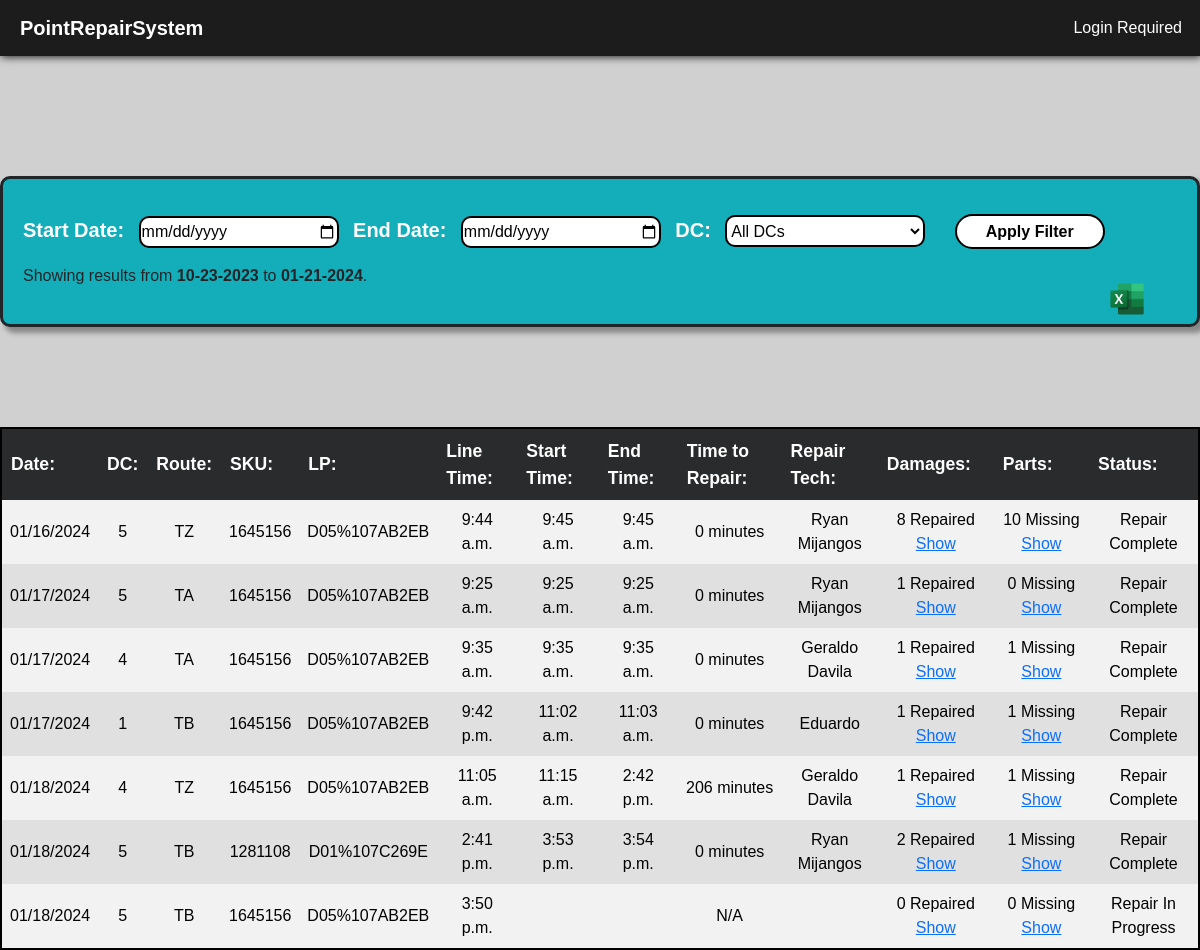
/pointqueapp/data, run on the app's committed database.
### pointqueapp/models.py (models this page shows, shortened)
class PointPiece(models.Model):
    associate = models.ForeignKey(Associate, on_delete=models.CASCADE, null=True, blank=True)
    sku = models.PositiveSmallIntegerField(blank=True)
    lp = models.CharField(max_length=25 ,blank=True)
    route = models.CharField(max_length=3, blank=True)
    dc = models.ForeignKey(DC, on_delete=models.CASCADE, null=True, blank=True)
    STOCK_TYPE_CHOICES = [
        ('New', 'N'),
        ('Repaired in Shop', 'D'),
        ('Merchandise Returns', 'R'),
        ('Clearance Item', 'C'),
    ]
    stock_type = models.CharField(max_length=20, choices=STOCK_TYPE_CHOICES)
    STATUS_CHOICES = [
        ('Repair In Progress', 'Repair In Progress'),
        ('Repair Complete', 'Repair Complete'),
    ]
    line_time = models.DateTimeField(null=True, blank=True)
    start_time = models.DateTimeField(null=True, blank=True)
    repair = models.ManyToManyField(RepairType)
    part = models.ManyToManyField(PartType)
    end_time = models.DateTimeField(null=True, blank=True)
    status = models.CharField(max_length=25, choices=STATUS_CHOICES, default='Repair In Progress')
    def time_to_repair(self):
        if self.start_time and self.end_time:
            duration = self.end_time - self.start_time
            total_minutes = duration.total_seconds() / 60  # Convert duration to minutes
            return f"{int(total_minutes)} minutes"
        else:
            return "N/A"

class DC(models.Model):
    dc = models.IntegerField(unique=True)
    def __str__(self):
        return f"{self.dc}"

class Associate(models.Model):
    associate = models.CharField(max_length=30, unique=True)
    dc = models.ForeignKey(DC, on_delete=models.CASCADE)

### pointqueapp/views.py (the view, shortened to what this page needs)
# urls.py: path('data', views.data, name='data'),
def data(request):
    dcs = DC.objects.all()
    start_date_param = request.GET.get('start_date')
    end_date_param = request.GET.get('end_date')
    sort_by = request.GET.get('sort_by', 'line_time')
    dc_param = request.GET.get('dc')
    ninety_days_ago = datetime.now() - timedelta(days=90)
    start_date_default = ninety_days_ago.replace(hour=0, minute=0, second=0)
    end_date_default = datetime.now().replace(hour=23, minute=59, second=59)
    try:
        start_date = datetime.strptime(start_date_param, "%Y-%m-%d") if start_date_param else start_date_default
        end_date = datetime.strptime(end_date_param, "%Y-%m-%d").replace(hour=23, minute=59, second=59) if end_date_param else end_date_default
    except ValueError:
        messages.error(request, "Incorrect date format. Please use YYYY-MM-DD.")
        start_date, end_date = start_date_default, end_date_default  # Fallback to defaults
    repairs_qs = PointPiece.objects.filter(line_time__range=(start_date, end_date))
    if dc_param and dc_param.isdigit():
        repairs_qs = PointPiece.objects.filter(dc=dc_param).order_by(sort_by)
    formatted_start_date = start_date.strftime("%m-%d-%Y")
    formatted_end_date = end_date.strftime("%m-%d-%Y")
    repairs_qs = repairs_qs.order_by(sort_by).prefetch_related('repair', 'part', 'associate', 'dc')
    context = {
        'repairs': repairs_qs,
        'start_date': start_date.strftime("%Y-%m-%d"),
        'end_date': end_date.strftime("%Y-%m-%d"),
        'formatted_start_date': formatted_start_date,
        'formatted_end_date': formatted_end_date,
        'dcs': dcs,
    }
    return render(request, 'pointqueapp/data.html', context)

### pointqueapp/templates/pointqueapp/data.html (shortened to what this page needs)
{% extends 'pointqueapp/base.html' %}
{% load static %}
{% block additional_css %}
<link rel="stylesheet" href="{% static 'pointqueapp/css/data.css' %}">
{% endblock %}
{% block content %}
<div class="mainbody">
<div class="data">
    <div class="filter-container">
        <div>
            <label for="start_date">Start Date:</label>
            <input type="date" id="start_date" name="start_date">
            <label for="end_date">End Date:</label>
            <input type="date" id="end_date" name="end_date">
            <label for="dc_select">DC:</label>
            <select id="dc_select" name="dc_select">
                <option value="">All DCs</option>
            </select>
            <button id="filter-button" onclick="applyFilters()">Apply Filter </button>
            <div id="export-button" onclick="exportToExcel()"></div>
        </div>
        <div>
            <p>Showing <strong>{{ repairs_count }}</strong> results from <strong>{{ formatted_start_date }}</strong> to <strong>{{ formatted_end_date }}</strong>.</p>
        </div>
    </div>
    <table>
        <tr>
            <th>Date:</th>
            <th>DC:</th>
            <th>Route:</th>
            <th>SKU:</th>
            <th>LP:</th>
            <th>Line Time:</th>
            <th>Start Time:</th>
            <th>End Time:</th>
            <th>Time to Repair:</th>
            <th>Repair Tech:</th>
            <th>Damages:</th>
            <th>Parts:</th>
            <th>Status:</th>
        </tr>
        {% for piece in repairs %}
        <tr>
            <td>{{ piece.line_time|date:"m/d/Y" }}</td>
            <td>{{ piece.dc }}</td>
            <td>{{ piece.route }}</td>
            <td>{{ piece.sku }}</td>
            <td>{{ piece.lp|slice:":3"}}%{{piece.lp|slice:"-8:"}}</td>
            <td>{{ piece.line_time|time:"" }}</td>
            <td>{{ piece.start_time|time:"" }}</td>
            <td>{{ piece.end_time|time:"" }}</td>
            <td>
                {% if piece.time_to_repair %}
                    {{ piece.time_to_repair }}
                {% else %}
                    N/A
                {% endif %}
            </td>
            <td>{{ piece.associate.associate }}</td>
            <td>
                <div class="collapse-container">
                    <div class="collapse-summary">
                        {{ piece.repair.all|length }} Repaired
                        <a href="#" class="collapse-toggle">Show</a>
                    </div>
                </div>
            </td>
            <td>
                <div class="collapse-container">
                    <div class="collapse-summary">
                        {{ piece.part.all|length }} Missing
                        <a href="#" class="collapse-toggle">Show</a>
                    </div>
                </div>
            </td>
            <td>{{ piece.status }}</td>
        </tr>
        {% endfor %}
</div>
</div>
{% endblock %}

### pointqueapp/templates/pointqueapp/base.html (shortened to what this page needs)
{% load static %}
<!DOCTYPE html>
<html lang="en">
<head>
    <link href="https://cdn.jsdelivr.net/npm/bootstrap@5.3.2/dist/css/bootstrap.min.css" rel="stylesheet">
    <link rel="stylesheet" href="https://cdn.jsdelivr.net/npm/bootstrap-icons@1.11.2/font/bootstrap-icons.min.css">
    <link rel="stylesheet" href="{% static 'pointqueapp/css/base.css' %}">
    {% block additional_css %}
    {% endblock %}
</head>
<body>
    <nav class="navbar navbar-expand-lg navbar-light">
        <a class="navbar-brand text-white" href="{% url 'pointqueapp:index' %}"><b>PointRepairSystem</b></a>
        <div class="collapse navbar-collapse" id="navbarNavDropdown">
            <ul class="navbar-nav ms-auto">
            {% if user.is_authenticated %}
            <li class="nav-item">
                <a class="nav-link text-white" href="#">Welcome, <i><b>{{ user.username }}</b></i></a>
            </li>
                <li class="nav-item">
                    <a class="nav-link text-white" href="{% url 'pointqueapp:set_dc' %}">Point Queue</a>
                </li>
                <li class="nav-item">
                    <a class="nav-link text-white" href="{% url 'pointqueapp:data' %}">Repairs</a>
                </li>
                <li class="nav-item">
                    <a class="nav-link text-white" href="{% url 'pointqueapp:tv_display' %}">TV Display</a>
                </li>
                <li class="nav-item">
                    <a class="nav-link text-white" href="#" onclick="confirmLogout()">Log out</a>
                </li>
            {% else %}
                <li class="nav-item" id="nav-login">
                    <a class="nav-link text-white" href="{% url 'pointqueapp:index' %}">Login Required</a>
                </li>
            {% endif %}
            </ul>
        </div>
    </nav>
    {% block content %}{% endblock %}
</html>

### pointqueapp/static/pointqueapp/css/base.css (style rules this page uses)
.navbar { background-color: #1c1c1c; padding-left: 20px; box-shadow: 1px 1px 8px #1f1f1f; }
.nav-link { border-radius: 25px; margin-right: 10px; }

### pointqueapp/static/pointqueapp/css/data.css (style rules this page uses)
body { background-color: #d0d0d0; font-family: Arial, Helvetica, sans-serif; }
.data { margin-top: 100px; }
.mainbody { display: flex; flex-direction: row; justify-content: space-evenly; align-items: flex-start; flex-wrap: wrap; }
.data td { padding-top: 8px; padding-bottom: 8px; padding-left: 8px; padding-right: 8px; font-size: 1rem; color: black; text-align: center; }
.data th { padding:9px; font-size: 1.1rem; color: white; background-color: #2a2b2d; }
.data table { margin-top: 100px; border: 2px solid black; background-color: black; border-radius: 2px; }
.data table tr:nth-child(even) { background-color: #f2f2f2; }
.data table tr:nth-child(odd) { background-color: #e0e0e0; }
.collapse-summary { cursor: pointer; }
#export-button { background: url('/static/pointqueapp/excelicon.png') center center no-repeat; background-size: cover; width: 70px; height: 40px; cursor: pointer; float: right; margin: 15px; border-radius: 25px; transition: all 0.3s ease 0s; }
.filter-container { background-color: #13aeb9; border-radius: 10px; padding: 20px; margin-left: auto; margin-right: auto; margin-top: 20px; border-radius: 10px; width: fit-content; border-style: solid; box-shadow: 5px 5px 5px 1px #888888; }
.filter-container button { width: 150px; margin: 15px; height: 2.2rem; border-radius: 22px; border: 2px solid black; background-color: white; font-size: 1rem; font-weight: bold; color: black; transition: 0.2s ease-in-out; }
.filter-container select,input { width: 200px; height: 2rem; margin: 10px; border-radius: 10px; border: 2px solid black; background-color: white; }
.filter-container label { font-size: 20px; font-weight: bold; color: white; }

### data on the page
PointPiece: line_time "01/16/2024", dc "5", route "TZ", sku "1645156", lp "D05", lp "107AB2EB", line_time "9:44 a.m.", start_time "9:45 a.m.", end_time "9:45 a.m.", time_to_repair "0 minutes", associate.associate "Ryan Mijangos", repair.all|length "8", part.all|length "10", status "Repair Complete"
PointPiece: line_time "01/17/2024", dc "5", route "TA", sku "1645156", lp "D05", lp "107AB2EB", line_time "9:25 a.m.", start_time "9:25 a.m.", end_time "9:25 a.m.", time_to_repair "0 minutes", associate.associate "Ryan Mijangos", repair.all|length "1", part.all|length "0", status "Repair Complete"
PointPiece: line_time "01/17/2024", dc "4", route "TA", sku "1645156", lp "D05", lp "107AB2EB", line_time "9:35 a.m.", start_time "9:35 a.m.", end_time "9:35 a.m.", time_to_repair "0 minutes", associate.associate "Geraldo Davila", repair.all|length "1", part.all|length "1", status "Repair Complete"
PointPiece: line_time "01/17/2024", dc "1", route "TB", sku "1645156", lp "D05", lp "107AB2EB", line_time "9:42 p.m.", start_time "11:02 a.m.", end_time "11:03 a.m.", time_to_repair "0 minutes", associate.associate "Eduardo", repair.all|length "1", part.all|length "1", status "Repair Complete"
PointPiece: line_time "01/18/2024", dc "4", route "TZ", sku "1645156", lp "D05", lp "107AB2EB", line_time "11:05 a.m.", start_time "11:15 a.m.", end_time "2:42 p.m.", time_to_repair "206 minutes", associate.associate "Geraldo Davila", repair.all|length "1", part.all|length "1", status "Repair Complete"
PointPiece: line_time "01/18/2024", dc "5", route "TB", sku "1281108", lp "D01", lp "107C269E", line_time "2:41 p.m.", start_time "3:53 p.m.", end_time "3:54 p.m.", time_to_repair "0 minutes", associate.associate "Ryan Mijangos", repair.all|length "2", part.all|length "1", status "Repair Complete"
PointPiece: line_time "01/18/2024", dc "5", route "TB", sku "1645156", lp "D05", lp "107AB2EB", line_time "3:50 p.m.", time_to_repair "N/A", repair.all|length "0", part.all|length "0", status "Repair In Progress"
